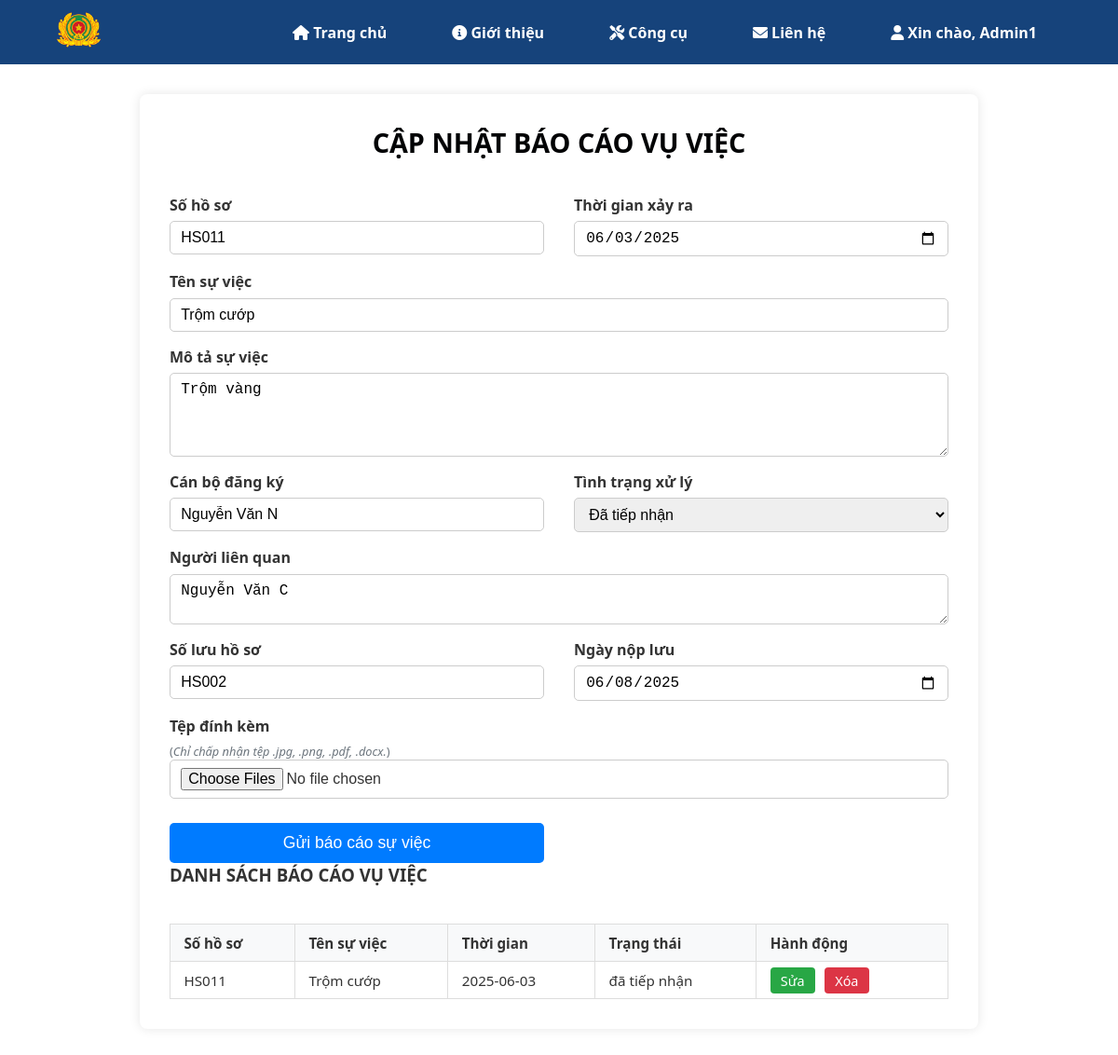
The app's page /report/incident/edit/3 (signed in) with its own data.
### asrp/models.py (models this page shows, shortened)
class User(UserMixin, db.Model):
    __tablename__ = 'nguoi_dung'
    id = db.Column(db.Integer, primary_key=True)
    username = db.Column(db.String(64), unique=True, nullable=False)
    email = db.Column(db.String(120), unique=True, nullable=False)
    password = db.Column(db.String(128), nullable=False)
    full_name = db.Column(db.String(150), nullable=False)
    phone_number = db.Column(db.String(20), nullable=False)
    role = db.Column(Enum('user', 'admin', name='user_roles'), nullable=False, default='user')
    unit_id = db.Column(db.Integer, db.ForeignKey('don_vi.id'))
    joined_at = db.Column(db.DateTime, default=datetime.utcnow)
    is_active = db.Column(db.Boolean, default=True, nullable=False)
    extra_info = db.Column(db.Text)
    unit = db.relationship('Unit', back_populates='users')
    reports = db.relationship('Report', back_populates='user', lazy='dynamic')

class IncidentReport(db.Model):
    __tablename__ = 'bao_cao_su_viec'
    id = db.Column(db.Integer, db.ForeignKey('bao_cao.id'), primary_key=True)
    file_number = db.Column(db.String(50), nullable=False)  # Số hồ sơ
    incident_time = db.Column(db.Date, nullable=True)  # Thời gian xảy ra
    incident_name = db.Column(db.String(200), nullable=False)
    description = db.Column(db.Text, nullable=False)
    officer_name = db.Column(db.String(150), nullable=False)  # Cán bộ đăng ký
    status = db.Column(db.String(50), nullable=False)  # Tình trạng xử lý
    related_persons = db.Column(db.Text)  # Người liên quan
    storage_number = db.Column(db.String(100))  # Số lưu hồ sơ
    archived_date = db.Column(db.Date) # Ngày nộp lưu
    report = db.relationship('Report', back_populates='incident_report')

### asrp/blueprints/report/incident_routes.py (the view, shortened to what this page needs)
@incident_bp.route('/edit/<int:id>', methods=['GET', 'POST'])
@login_required
def edit_incident_report(id):
    incident = IncidentReport.query.get_or_404(id)
    if incident.report.user_id != current_user.id:
        flash("Bạn không có quyền sửa báo cáo này.", "error")
        return redirect(url_for('report.incident.add_incident_report'))
    report = incident.report
    form = IncidentReportForm(obj=incident)
    incidents = IncidentReport.query \
        .join(Report) \
        .filter(Report.user_id == current_user.id) \
        .order_by(Report.created_at.desc()) \
        .all()
    return render_template('report/incident_form.html', form=form, incidents=incidents, edit=True)

### asrp/templates/report/incident_form.html (shortened to what this page needs)
{% extends "base.html" %}
{% block content %}
<div class="incident-form-page">
  <div class="container">
    <h2 class="form-header">{{ 'CẬP NHẬT BÁO CÁO VỤ VIỆC' if edit else 'GỬI BÁO CÁO VỤ VIỆC' }}</h2>
    <form method="POST" enctype="multipart/form-data">
    <div class="form-group">
      <label class="form-label">{{ form.file_number.label }}</label>
      {{ form.file_number(class="form-control") }}
    </div>
    <div class="form-group">
      <label class="form-label">{{ form.incident_time.label }}</label>
      {{ form.incident_time(class="form-control") }}
    </div>
    <div class="form-group full-width">
      <label class="form-label">{{ form.incident_name.label }}</label>
      {{ form.incident_name(class="form-control") }}
    </div>
    <div class="form-group full-width">
      <label class="form-label">{{ form.description.label }}</label>
      {{ form.description(rows="4", class="form-control") }}
    </div>
    <div class="form-group">
      <label class="form-label">{{ form.officer_name.label }}</label>
      {{ form.officer_name(class="form-control") }}
    </div>
    <div class="form-group">
      <label class="form-label">{{ form.status.label }}</label>
      {{ form.status(class="form-control") }}
    </div>
    <div class="form-group full-width">
      <label class="form-label">{{ form.related_persons.label }}</label>
      {{ form.related_persons(class="form-control") }}
    </div>
    <div class="form-group">
      <label class="form-label">{{ form.storage_number.label }}</label>
      {{ form.storage_number(class="form-control") }}
    </div>
    <div class="form-group">
      <label class="form-label">{{ form.archived_date.label }}</label>
      {{ form.archived_date(class="form-control") }}
    </div>
    <div class="form-group full-width">
      <label class="form-label">{{ form.attachments.label }}</label>
      <small class="text-muted">(<i>Chỉ chấp nhận tệp .jpg, .png, .pdf, .docx.</i>)</small>
      {{ form.attachments(class="form-control", multiple=True) }}
    </div>
    <div class="form-group">
      {{ form.submit(class="btn btn-primary") }}
    </div>
  </form>
  <h3>DANH SÁCH BÁO CÁO VỤ VIỆC</h3>
    <table>
      <thead>
        <tr>
          <th>Số hồ sơ</th>
          <th>Tên sự việc</th>
          <th>Thời gian</th>
          <th>Trạng thái</th>
          <th>Hành động</th>
        </tr>
      </thead>
      <tbody>
        {% for incident in incidents %}
          <tr>
            <td>{{ incident.file_number }}</td>
            <td>{{ incident.incident_name }}</td>
            <td>{{ incident.incident_time.strftime('%Y-%m-%d') if incident.incident_time else '' }}</td>
            <td>{{ incident.status }}</td>
            <td>
              <a href="{{ url_for('report.incident.edit_incident_report', id=incident.id) }}" class="action-btn btn-edit">Sửa</a>
              <a href="{{ url_for('report.incident.delete_incident_report', id=incident.id) }}" class="action-btn btn-delete"
                 onclick="return confirm('Bạn có chắc muốn xóa báo cáo này?');">Xóa</a>
            </td>
          </tr>
        {% else %}
           <tr>
                <td colspan="7" style="text-align:center;">Chưa có báo cáo nào.</td>
          </tr>
        {% endfor %}
      </tbody>
    </table>
</div>
{% endblock %}

### asrp/templates/base.html (shortened to what this page needs)
<!DOCTYPE html>
<html lang="vi">
<head>
  <link rel="stylesheet" href="https://cdnjs.cloudflare.com/ajax/libs/font-awesome/6.0.0/css/all.min.css" />
  <link rel="stylesheet" href="{{ url_for('static', filename='css/main.css') }}">
  <link rel="stylesheet" href="https://cdn.jsdelivr.net/npm/sweetalert2@11/dist/sweetalert2.min.css">
  <link rel="stylesheet" href="{{ url_for('static', filename='css/check_info.css') }}">
</head>
<body>
  <header class="header">
    <div class="container header-container">
      <div class="logo">
        <a href="{{ url_for('main.index') }}">
          <img src="{{ url_for('static', filename='images/logo.png') }}" alt="Logo" class="logo-img" />
        </a>
      </div>
      <nav class="navbar">
        <ul>
          <li>
            <a href="{{ url_for('main.index') }}">
              <i class="fas fa-home"></i>  Trang chủ
            </a>
          </li>
          <li>
            <a href="#">
              <i class="fas fa-info-circle"></i>  Giới thiệu
            </a>
          </li>
          <li>
            <a href="#">
              <i class="fas fa-tools"></i>  Công cụ
            </a>
          </li>
          <li>
            <a href="#">
              <i class="fas fa-envelope"></i>  Liên hệ
            </a>
          </li>
          {% if current_user.is_authenticated %}
            <li class="dropdown">
              <a href="#" class="dropdown-toggle">
                <i class="fas fa-user"></i>  Xin chào, {{ current_user.full_name }}
              </a>
            </li>
          {% endif %}
        </ul>
      </nav>
    </div>
  </header>
  {% block content %}{% endblock %}
</body>
</html>

### asrp/static/css/main.css (style rules this page uses)
* { margin: 0; padding: 0; box-sizing: border-box; }
html, body { height: 100%; margin: 0; display: flex; flex-direction: column; }
body { font-family: system-ui, -apple-system, BlinkMacSystemFont, "Segoe UI", Roboto, Oxygen, Ubuntu, Cantarell, "Open Sans", "Helvetica Neue", sans-serif; color: #333; background-color: #FFFFFF; flex: 1; }
.container { max-width: 1200px; margin: 0 auto; width: 90%; }
.header { background-color: #16437b; padding: 0.75rem 0; position: -webkit-sticky; position: sticky; top: 0; z-index: 1000; }
.header-container { display: flex; align-items: center; justify-content: space-between; }
.header .navbar ul { display: flex; list-style: none; margin: 0; padding: 0; }
.header .navbar ul li { margin: 0 15px; position: relative; }
.header .navbar ul li a { text-decoration: none; color: #fff; font-weight: bold; transition: color 0.3s; }
.logo-img { height: 40px; }
.navbar ul { list-style: none; display: flex; gap: 1rem; }
.navbar ul li a { text-decoration: none; color: #fff; font-weight: 500; padding: 0.5rem 0.75rem; transition: background-color 0.3s; }
.btn { display: inline-block; background-color: #03163c; color: #fff; text-decoration: none; padding: 0.5rem 1rem; border-radius: 4px; transition: background-color 0.3s; }
.btn-primary, .btn-success { margin-top: 10px; }
.form-control { border-radius: 4px; padding: 0.5rem; border: 1px solid #ced4da; transition: border-color 0.15s ease-in-out, box-shadow 0.15s ease-in-out; }
.btn-primary { background-color: #007bff; border-color: #007bff; transition: background-color 0.15s ease-in-out, border-color 0.15s ease-in-out; }
.btn-primary { background-color: #007bff; border-color: #007bff; transition: background-color 0.15s ease-in-out, border-color 0.15s ease-in-out; font-size: 1.1rem; padding: 0.75rem 1.5rem; }

### asrp/templates/report/incident_form.html (style rules this page uses)
.incident-form-page .container { max-width: 900px; margin: 2rem auto; padding: 2rem; background: #fff; border-radius: 8px; box-shadow: 0 0 12px rgba(0,0,0,0.1); }
.incident-form-page .form-header { text-align: center; font-weight: 700; font-size: 1.8rem; color: #010204; margin-bottom: 2rem; padding-bottom: 0.3rem; user-select: none; }
.incident-form-page form { display: grid; grid-template-columns: repeat(auto-fit, minmax(280px, 1fr)); gap: 1rem 2rem; }
.incident-form-page .form-group { display: flex; flex-direction: column; }
.incident-form-page label.form-label { font-weight: 600; margin-bottom: 0.4rem; }
.incident-form-page input.form-control, .incident-form-page select.form-control, .incident-form-page textarea.form-control { padding: 0.5rem 0.7rem; border: 1px solid #ccc; border-radius: 5px; font-size: 1rem; transition: border-color 0.3s; }
.incident-form-page .text-muted { font-size: 0.8rem; color: #6c757d; }
.incident-form-page .full-width { grid-column: 1 / -1; }
.incident-form-page .btn-primary { grid-column: 1 / -1; background-color: #007bff; border: none; padding: 0.7rem 1.3rem; font-size: 1.1rem; color: #fff; border-radius: 5px; cursor: pointer; transition: background-color 0.3s; justify-self: start; }
.incident-form-page table { width: 100%; border-collapse: collapse; margin-top: 2.5rem; font-size: 0.95rem; }
.incident-form-page th, .incident-form-page td { border: 1px solid #ddd; padding: 0.6rem 0.9rem; text-align: left; }
.incident-form-page th { background-color: #f8f9fa; font-weight: 600; }
.incident-form-page .action-btn { padding: 0.3rem 0.7rem; border-radius: 4px; text-decoration: none; font-size: 0.9rem; margin-right: 0.4rem; }
.incident-form-page .btn-edit { background-color: #28a745; color: white; }
.incident-form-page .btn-delete { background-color: #dc3545; color: white; }

### records on screen
User: full_name "Admin1"
IncidentReport: file_number "HS011", incident_time "06/03/2025", incident_name "Trộm cướp", description "Trộm vàng", officer_name "Nguyễn Văn N", status "Đã tiếp nhận", related_persons "Nguyễn Văn C", storage_number "HS002", archived_date "06/08/2025", incident_time "2025-06-03", status "đã tiếp nhận"

### other values on screen
{{ 'CẬP NHẬT BÁO CÁO VỤ VIỆC' if edit else 'GỬI BÁO CÁO VỤ VIỆC' }} "CẬP NHẬT BÁO CÁO VỤ VIỆC"
